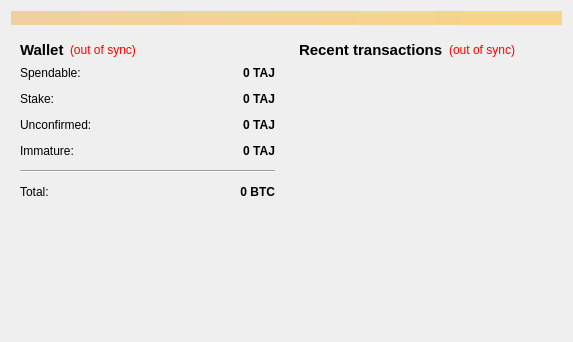
<?xml version="1.0" encoding="UTF-8"?>
<ui version="4.0">
 <class>OverviewPage</class>
 <widget class="QWidget" name="OverviewPage">
  <property name="geometry">
   <rect>
    <x>0</x>
    <y>0</y>
    <width>573</width>
    <height>342</height>
   </rect>
  </property>
  <property name="windowTitle">
   <string>Form</string>
  </property>
  <layout class="QVBoxLayout" name="topLayout">
   <item>
    <widget class="QLabel" name="labelAlerts">
     <property name="visible">
      <bool>false</bool>
     </property>
     <property name="styleSheet">
      <string notr="true">background-color: qlineargradient(x1: 0, y1: 0, x2: 1, y2: 0, stop:0 #F0D0A0, stop:1 #F8D488);  color:#000000
</string>
     </property>
     <property name="wordWrap">
      <bool>true</bool>
     </property>
     <property name="margin">
      <number>3</number>
     </property>
    </widget>
   </item>
   <item>
    <layout class="QHBoxLayout" name="horizontalLayout" stretch="1,1">
     <item>
      <layout class="QGridLayout" name="gridLayout">
       <item row="0" column="0">
        <widget class="QWidget" name="widget" native="true">
         <layout class="QVBoxLayout" name="verticalLayout_4">
          <item>
           <layout class="QHBoxLayout" name="horizontalLayout_4">
            <item>
             <widget class="QLabel" name="label_5">
              <property name="font">
               <font>
                <pointsize>11</pointsize>
                <weight>75</weight>
                <bold>true</bold>
               </font>
              </property>
              <property name="text">
               <string>Wallet</string>
              </property>
             </widget>
            </item>
            <item>
             <widget class="QLabel" name="labelWalletStatus">
              <property name="toolTip">
               <string>The displayed information may be out of date. Your wallet automatically synchronizes with the Tajcoin network after a connection is established, but this process has not completed yet.</string>
              </property>
              <property name="styleSheet">
               <string notr="true">QLabel { color: red; }</string>
              </property>
              <property name="text">
               <string notr="true">(out of sync)</string>
              </property>
              <property name="alignment">
               <set>Qt::AlignLeading|Qt::AlignLeft|Qt::AlignVCenter</set>
              </property>
             </widget>
            </item>
            <item>
             <spacer name="horizontalSpacer_2">
              <property name="orientation">
               <enum>Qt::Horizontal</enum>
              </property>
              <property name="sizeHint" stdset="0">
               <size>
                <width>40</width>
                <height>20</height>
               </size>
              </property>
             </spacer>
            </item>
           </layout>
          </item>
          <item>
           <layout class="QFormLayout" name="formLayout_2">
            <property name="fieldGrowthPolicy">
             <enum>QFormLayout::AllNonFixedFieldsGrow</enum>
            </property>
            <property name="horizontalSpacing">
             <number>12</number>
            </property>
            <property name="verticalSpacing">
             <number>12</number>
            </property>
            <item row="0" column="0">
             <widget class="QLabel" name="label">
              <property name="text">
               <string>Spendable:</string>
              </property>
             </widget>
            </item>
            <item row="0" column="1">
             <widget class="QLabel" name="labelBalance">
              <property name="font">
               <font>
                <weight>75</weight>
                <bold>true</bold>
               </font>
              </property>
              <property name="cursor">
               <cursorShape>IBeamCursor</cursorShape>
              </property>
              <property name="toolTip">
               <string>Your current spendable balance</string>
              </property>
              <property name="text">
               <string notr="true">0 TAJ</string>
              </property>
              <property name="alignment">
               <set>Qt::AlignRight|Qt::AlignTrailing|Qt::AlignVCenter</set>
              </property>
              <property name="textInteractionFlags">
               <set>Qt::LinksAccessibleByMouse|Qt::TextSelectableByKeyboard|Qt::TextSelectableByMouse</set>
              </property>
             </widget>
            </item>
            <item row="1" column="0">
             <widget class="QLabel" name="label_6">
              <property name="text">
               <string>Stake:</string>
              </property>
             </widget>
            </item>
            <item row="1" column="1">
             <widget class="QLabel" name="labelStake">
              <property name="font">
               <font>
                <weight>75</weight>
                <bold>true</bold>
               </font>
              </property>
              <property name="cursor">
               <cursorShape>IBeamCursor</cursorShape>
              </property>
              <property name="toolTip">
               <string>Total of coins that was staked, and do not yet count toward the current balance</string>
              </property>
              <property name="text">
               <string notr="true">0 TAJ</string>
              </property>
              <property name="alignment">
               <set>Qt::AlignRight|Qt::AlignTrailing|Qt::AlignVCenter</set>
              </property>
              <property name="textInteractionFlags">
               <set>Qt::LinksAccessibleByMouse|Qt::TextSelectableByKeyboard|Qt::TextSelectableByMouse</set>
              </property>
             </widget>
            </item>
            <item row="2" column="0">
             <widget class="QLabel" name="label_3">
              <property name="text">
               <string>Unconfirmed:</string>
              </property>
             </widget>
            </item>
            <item row="2" column="1">
             <widget class="QLabel" name="labelUnconfirmed">
              <property name="font">
               <font>
                <weight>75</weight>
                <bold>true</bold>
               </font>
              </property>
              <property name="cursor">
               <cursorShape>IBeamCursor</cursorShape>
              </property>
              <property name="toolTip">
               <string>Total of transactions that have yet to be confirmed, and do not yet count toward the current balance</string>
              </property>
              <property name="text">
               <string notr="true">0 TAJ</string>
              </property>
              <property name="alignment">
               <set>Qt::AlignRight|Qt::AlignTrailing|Qt::AlignVCenter</set>
              </property>
              <property name="textInteractionFlags">
               <set>Qt::LinksAccessibleByMouse|Qt::TextSelectableByKeyboard|Qt::TextSelectableByMouse</set>
              </property>
             </widget>
            </item>
            <item row="3" column="0">
             <widget class="QLabel" name="labelImmatureText">
              <property name="text">
               <string>Immature:</string>
              </property>
             </widget>
            </item>
            <item row="3" column="1">
             <widget class="QLabel" name="labelImmature">
              <property name="font">
               <font>
                <weight>75</weight>
                <bold>true</bold>
               </font>
              </property>
              <property name="toolTip">
               <string>Mined balance that has not yet matured</string>
              </property>
              <property name="text">
               <string notr="true">0 TAJ</string>
              </property>
              <property name="alignment">
               <set>Qt::AlignRight|Qt::AlignTrailing|Qt::AlignVCenter</set>
              </property>
              <property name="textInteractionFlags">
               <set>Qt::LinksAccessibleByMouse|Qt::TextSelectableByKeyboard|Qt::TextSelectableByMouse</set>
              </property>
             </widget>
            </item>
            <item row="4" column="0" colspan="2">
             <widget class="Line" name="line">
              <property name="orientation">
               <enum>Qt::Horizontal</enum>
              </property>
             </widget>
            </item>
            <item row="5" column="0">
             <widget class="QLabel" name="labelTotalText">
              <property name="text">
               <string>Total:</string>
              </property>
             </widget>
            </item>
            <item row="5" column="1">
             <widget class="QLabel" name="labelTotal">
              <property name="font">
               <font>
                <weight>75</weight>
                <bold>true</bold>
               </font>
              </property>
              <property name="cursor">
               <cursorShape>IBeamCursor</cursorShape>
              </property>
              <property name="toolTip">
               <string>Your current total balance</string>
              </property>
              <property name="text">
               <string notr="true">0 BTC</string>
              </property>
              <property name="alignment">
               <set>Qt::AlignRight|Qt::AlignTrailing|Qt::AlignVCenter</set>
              </property>
              <property name="textInteractionFlags">
               <set>Qt::LinksAccessibleByMouse|Qt::TextSelectableByKeyboard|Qt::TextSelectableByMouse</set>
              </property>
             </widget>
            </item>
           </layout>
          </item>
         </layout>
        </widget>
       </item>
       <item row="1" column="0">
        <widget class="QLabel" name="label_2">
         <property name="maximumSize">
          <size>
           <width>300</width>
           <height>250</height>
          </size>
         </property>
         <property name="text">
          <string/>
         </property>
         <property name="pixmap">
          <pixmap resource="../bitcoin.qrc">:/images/res/images/Logo.png</pixmap>
         </property>
         <property name="scaledContents">
          <bool>true</bool>
         </property>
        </widget>
       </item>
       <item row="2" column="0">
        <spacer name="verticalSpacer">
         <property name="orientation">
          <enum>Qt::Vertical</enum>
         </property>
         <property name="sizeHint" stdset="0">
          <size>
           <width>20</width>
           <height>40</height>
          </size>
         </property>
        </spacer>
       </item>
      </layout>
     </item>
     <item>
      <layout class="QVBoxLayout" name="verticalLayout_3">
       <item>
        <widget class="QWidget" name="widget_2" native="true">
         <layout class="QVBoxLayout" name="verticalLayout">
          <item>
           <layout class="QHBoxLayout" name="horizontalLayout_2">
            <item>
             <widget class="QLabel" name="label_4">
              <property name="font">
               <font>
                <pointsize>11</pointsize>
                <weight>75</weight>
                <bold>true</bold>
               </font>
              </property>
              <property name="text">
               <string>&lt;b&gt;Recent transactions&lt;/b&gt;</string>
              </property>
             </widget>
            </item>
            <item>
             <widget class="QLabel" name="labelTransactionsStatus">
              <property name="toolTip">
               <string>The displayed information may be out of date. Your wallet automatically synchronizes with the Tajcoin network after a connection is established, but this process has not completed yet.</string>
              </property>
              <property name="styleSheet">
               <string notr="true">QLabel { color: red; }</string>
              </property>
              <property name="text">
               <string notr="true">(out of sync)</string>
              </property>
              <property name="alignment">
               <set>Qt::AlignRight|Qt::AlignTrailing|Qt::AlignVCenter</set>
              </property>
             </widget>
            </item>
            <item>
             <spacer name="horizontalSpacer">
              <property name="orientation">
               <enum>Qt::Horizontal</enum>
              </property>
              <property name="sizeHint" stdset="0">
               <size>
                <width>40</width>
                <height>20</height>
               </size>
              </property>
             </spacer>
            </item>
           </layout>
          </item>
          <item>
           <widget class="QListView" name="listTransactions">
            <property name="styleSheet">
             <string notr="true">QListView { background: transparent; }</string>
            </property>
            <property name="frameShape">
             <enum>QFrame::NoFrame</enum>
            </property>
            <property name="verticalScrollBarPolicy">
             <enum>Qt::ScrollBarAlwaysOff</enum>
            </property>
            <property name="horizontalScrollBarPolicy">
             <enum>Qt::ScrollBarAlwaysOff</enum>
            </property>
            <property name="selectionMode">
             <enum>QAbstractItemView::NoSelection</enum>
            </property>
           </widget>
          </item>
         </layout>
        </widget>
       </item>
      </layout>
     </item>
    </layout>
   </item>
  </layout>
 </widget>
 <resources>
  <include location="../bitcoin.qrc"/>
 </resources>
 <connections/>
</ui>
